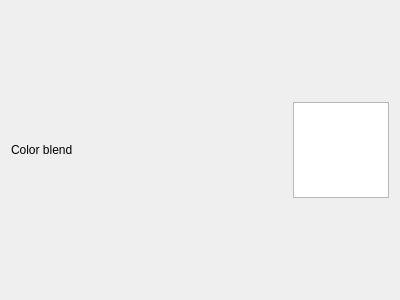
<?xml version="1.0" encoding="UTF-8"?>
<ui version="4.0">
 <class>Form</class>
 <widget class="QWidget" name="Form">
  <property name="geometry">
   <rect>
    <x>0</x>
    <y>0</y>
    <width>400</width>
    <height>300</height>
   </rect>
  </property>
  <property name="windowTitle">
   <string>Form</string>
  </property>
  <layout class="QVBoxLayout" name="verticalLayout">
   <item>
    <layout class="QHBoxLayout" name="horizontalLayout">
     <item>
      <widget class="QLabel" name="label">
       <property name="sizePolicy">
        <sizepolicy hsizetype="Preferred" vsizetype="Fixed">
         <horstretch>0</horstretch>
         <verstretch>0</verstretch>
        </sizepolicy>
       </property>
       <property name="text">
        <string>Color blend</string>
       </property>
      </widget>
     </item>
     <item>
      <widget class="ColorGraphicsView" name="colorView">
       <property name="maximumSize">
        <size>
         <width>96</width>
         <height>96</height>
        </size>
       </property>
      </widget>
     </item>
    </layout>
   </item>
  </layout>
 </widget>
 <customwidgets>
  <customwidget>
   <class>ColorGraphicsView</class>
   <extends>QGraphicsView</extends>
   <header>colorgraphicsview</header>
  </customwidget>
 </customwidgets>
 <resources/>
 <connections/>
</ui>
